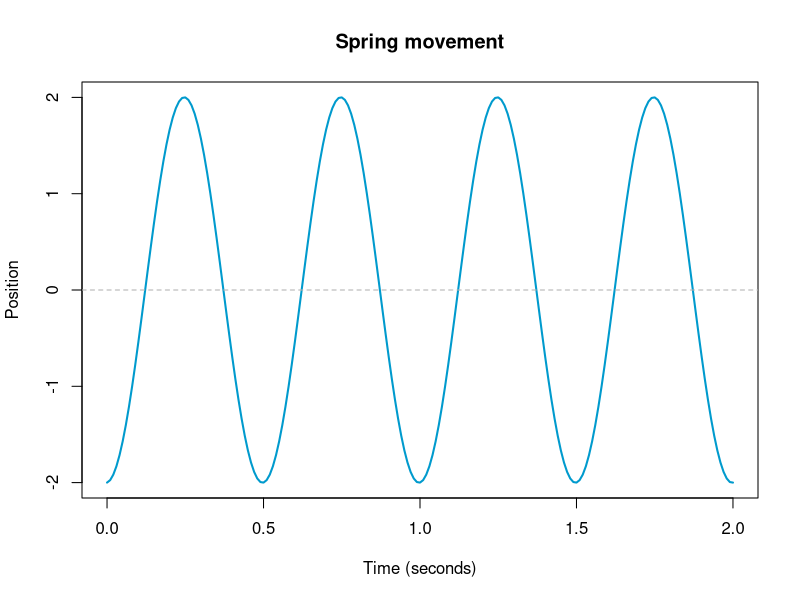
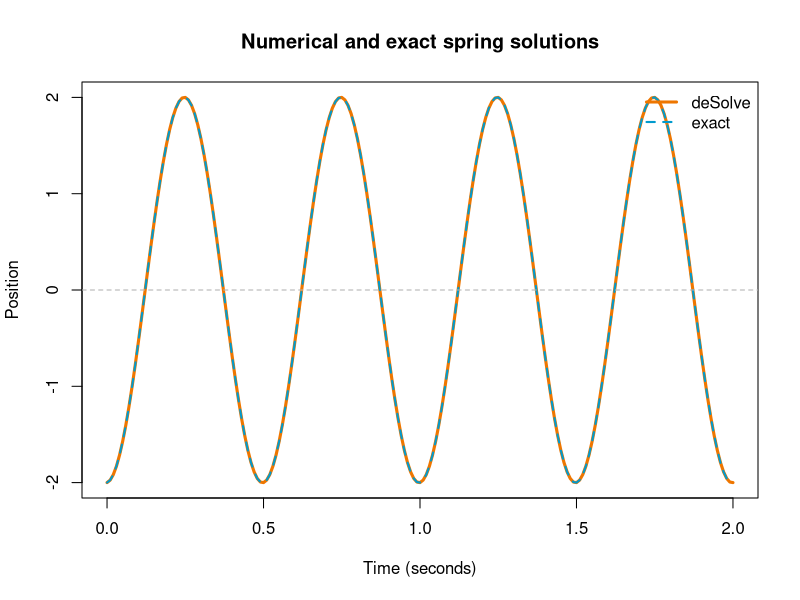
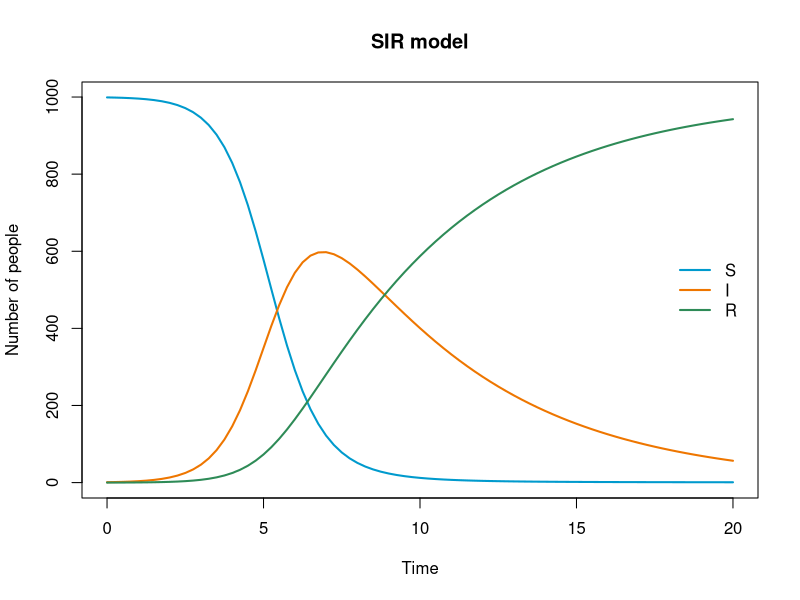
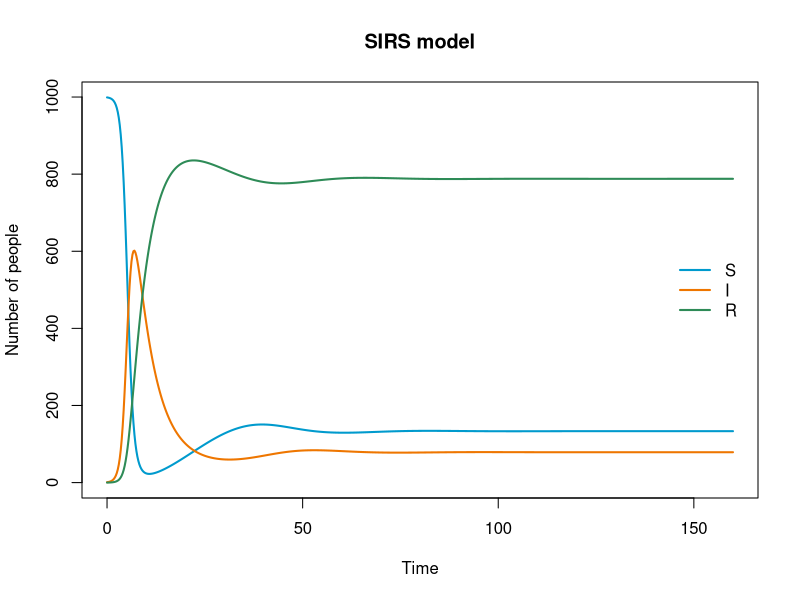

Source code (R) for these figures, in order:
## ---- chunk 1
#| label: setup
#| include: false

library(deSolve)
## ---- chunk 2
spring_omega <- 4 * pi
spring_position_0 <- -2
spring_velocity_0 <- 1

spring_times <- seq(0, 2, by = 0.01)

spring_analytical <- data.frame(
  time = spring_times,
  position = spring_position_0 * cos(spring_omega * spring_times) +
    (spring_velocity_0 / spring_omega) * sin(spring_omega * spring_times)
)
## ---- chunk 3
plot(
  spring_analytical$time, spring_analytical$position,
  type = "l", col = "deepskyblue3", lwd = 2,
  xlab = "Time (seconds)", ylab = "Position",
  main = "Spring movement"
)
abline(h = 0, col = "gray70", lty = 2)
## ---- chunk 4
spring_ode <- function(t, state, parameters) {
  position <- state["position"]
  velocity <- state["velocity"]
  omega <- parameters["omega"]

  d_position <- velocity
  d_velocity <- -omega^2 * position

  list(c(position = d_position, velocity = d_velocity))
}
## ---- chunk 5
spring_initial_state <- c(position = -2, velocity = 1)
spring_parameters <- c(omega = spring_omega)

spring_solution <- deSolve::ode(
  y = spring_initial_state,
  times = spring_times,
  func = spring_ode,
  parms = spring_parameters
)

head(spring_solution)
## ---- chunk 6
spring_df <- as.data.frame(spring_solution)

plot(
  spring_df$time, spring_df$position,
  type = "l", col = "darkorange2", lwd = 3,
  xlab = "Time (seconds)", ylab = "Position",
  main = "Numerical and exact spring solutions"
)
lines(
  spring_analytical$time, spring_analytical$position,
  col = "deepskyblue3", lty = 2, lwd = 2
)
abline(h = 0, col = "gray70", lty = 2)
legend(
  "topright",
  legend = c("deSolve", "exact"),
  col = c("darkorange2", "deepskyblue3"),
  lty = c(1, 2), lwd = c(3, 2), bty = "n"
)
## ---- chunk 7
sir_parameters <- c(
  beta = 0.0015,
  gamma = 0.20
)
## ---- chunk 8
sir_initial_state <- c(
  S = 999,
  I = 1,
  R = 0
)

sir_times <- seq(0, 20, by = 0.25)
## ---- chunk 9
sir_ode <- function(t, state, parameters) {
  S <- state["S"]
  I <- state["I"]
  R <- state["R"]

  beta <- parameters["beta"]
  gamma <- parameters["gamma"]

  dS <- -beta * S * I
  dI <- beta * S * I - gamma * I
  dR <- gamma * I

  list(c(S = dS, I = dI, R = dR))
}
## ---- chunk 10
sir_solution <- deSolve::ode(
  y = sir_initial_state,
  times = sir_times,
  func = sir_ode,
  parms = sir_parameters
)

head(sir_solution)
## ---- chunk 11
sir_df <- as.data.frame(sir_solution)
sir_colors <- c(S = "deepskyblue3", I = "darkorange2", R = "seagreen4")

matplot(
  sir_df$time, sir_df[, c("S", "I", "R")],
  type = "l", lty = 1, lwd = 2, col = sir_colors,
  xlab = "Time", ylab = "Number of people", main = "SIR model"
)

legend(
  "right", inset = 0.02, legend = names(sir_colors),
  col = sir_colors, lty = 1, lwd = 2, bty = "n"
)
## ---- chunk 12
range(sir_df$S, sir_df$I, sir_df$R)

sir_total <- sir_df$S + sir_df$I + sir_df$R
range(sir_total)
## ---- chunk 13
sirs_parameters <- c(beta = 0.0015, gamma = 0.20, zeta = 0.02)
sirs_initial_state <- c(S = 999, I = 1, R = 0)
sirs_times <- seq(0, 160, by = 0.25)
## ---- chunk 14
sirs_ode <- function(t, state, parameters) {
  S <- state["S"]
  I <- state["I"]
  R <- state["R"]

  beta <- parameters["beta"]
  gamma <- parameters["gamma"]
  zeta <- parameters["zeta"]

  dS <- -beta * S * I + zeta * R
  dI <- beta * S * I - gamma * I
  dR <- gamma * I - zeta * R

  list(c(S = dS, I = dI, R = dR))
}
## ---- chunk 15
sirs_solution <- deSolve::ode(
  y = sirs_initial_state,
  times = sirs_times,
  func = sirs_ode,
  parms = sirs_parameters
)

sirs_df <- as.data.frame(sirs_solution)
head(sirs_df)
## ---- chunk 16
matplot(
  sirs_df$time, sirs_df[, c("S", "I", "R")],
  type = "l", lty = 1, lwd = 2, col = sir_colors,
  xlab = "Time", ylab = "Number of people", main = "SIRS model"
)

legend(
  "right", inset = 0.02, legend = names(sir_colors),
  col = sir_colors, lty = 1, lwd = 2, bty = "n"
)
## ---- chunk 17
tail(sirs_df)
